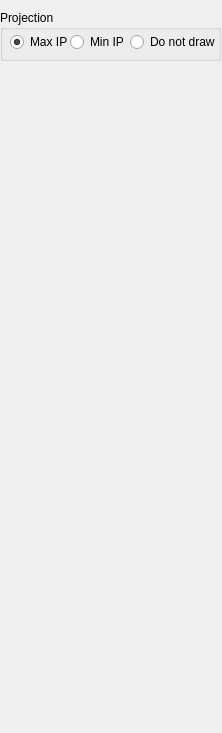
<ui version="4.0" >
 <class>CubeDialog</class>
 <widget class="QWidget" name="CubeDialog" >
  <property name="geometry" >
   <rect>
    <x>0</x>
    <y>0</y>
    <width>222</width>
    <height>733</height>
   </rect>
  </property>
  <property name="windowTitle" >
   <string>Cube</string>
  </property>
  <widget class="QGroupBox" name="groupBox" >
   <property name="geometry" >
    <rect>
     <x>0</x>
     <y>10</y>
     <width>221</width>
     <height>51</height>
    </rect>
   </property>
   <property name="title" >
    <string>Projection</string>
   </property>
   <widget class="QRadioButton" name="radioButtonMaximum" >
    <property name="geometry" >
     <rect>
      <x>10</x>
      <y>20</y>
      <width>92</width>
      <height>24</height>
     </rect>
    </property>
    <property name="text" >
     <string>Max IP</string>
    </property>
    <property name="checked" >
     <bool>true</bool>
    </property>
   </widget>
   <widget class="QRadioButton" name="radioButtonMinimum" >
    <property name="geometry" >
     <rect>
      <x>70</x>
      <y>20</y>
      <width>92</width>
      <height>24</height>
     </rect>
    </property>
    <property name="text" >
     <string>Min IP</string>
    </property>
   </widget>
   <widget class="QRadioButton" name="radioButtonNotDraw" >
    <property name="geometry" >
     <rect>
      <x>130</x>
      <y>20</y>
      <width>92</width>
      <height>24</height>
     </rect>
    </property>
    <property name="text" >
     <string>Do not draw</string>
    </property>
   </widget>
  </widget>
 </widget>
 <resources/>
 <connections/>
</ui>
